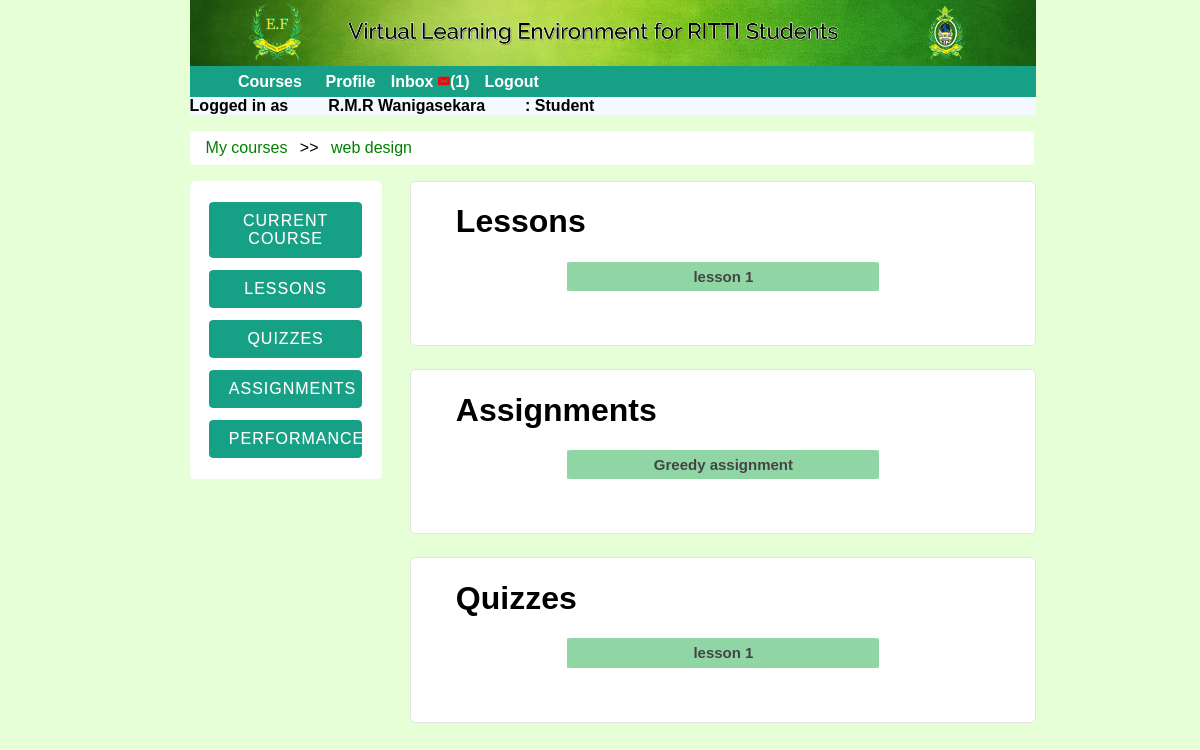
Screenshot of /student/course.php?courseIDpass=1&batch_No=45 (signed in) with the database file from the repository.
### tables this page shows
CREATE TABLE IF NOT EXISTS `module` (
  `module_Id` int(11) NOT NULL AUTO_INCREMENT,
  `module_Title` varchar(250) NOT NULL,
  `link` varchar(500) NOT NULL,
  `body` varchar(2000) NOT NULL,
  `course_Id` int(11) NOT NULL,
  UNIQUE KEY `module_Id` (`module_Id`)
);

CREATE TABLE IF NOT EXISTS `give_assignment` (
  `assignment_Id` varchar(767) NOT NULL,
  `user_Id` varchar(11) NOT NULL,
  `course_Id` int(11) NOT NULL,
  `batch_No` varchar(11) NOT NULL,
  `published` tinyint(1) NOT NULL,
  `deadline` datetime NOT NULL,
  PRIMARY KEY (`assignment_Id`,`user_Id`,`course_Id`,`batch_No`)
);

### student/mainmodule.php (the view, shortened to what this page needs)
<link rel="stylesheet" type="text/css" href="../stylesheet.css">
<h1>&nbsp&nbsp&nbsp&nbsp&nbspLessons</h1>
<div id="content-list">
<?php
include '../db.php';
$courseforAssignment=$_SESSION['Course_ID'];
$batch_No=$_SESSION['batch_No'];
$sql = "SELECT module_Id,published FROM follow_module WHERE course_Id='$courseforAssignment' AND batch_No='$batch_No' AND published!='0'";
$result = $conn->query($sql);
if ($result->num_rows > 0) {
  while($row= $result->fetch_assoc() ) {
    $mo_ID=$row['module_Id'];
    $sql2 = "SELECT module_Title FROM module WHERE module_Id='$mo_ID'";
    $result2 = $conn->query($sql2);
      if ($result2->num_rows > 0) {
        ?>
        <?php
        while($row2= $result2->fetch_assoc() ) {
          ?>
            <li><a href= "student_Module/moduleviewmain.php?moduleID=<?php echo $mo_ID; ?> " target="_parent" > <?php echo $row2['module_Title'] ;?></a></li>
            <br>
          <?php
        }
        ?>
        <?php
      }
    }
  }else{
    ?>
      <h3 style="margin-left:20%; color:red; "> <?php echo"No Lessons published";?></h3><br>
    <?php
  }
?>
</div>
<br>
<br>

### student/mainassignment.php (shortened to what this page needs)
<link rel="stylesheet" type="text/css" href="../stylesheet.css">
<h1>&nbsp&nbsp&nbsp&nbsp&nbspAssignments</h1>
<div id="content-list">
<?php
include '../db.php';
$courseforAssignment=$_SESSION['Course_ID'];
$batch_No=$_SESSION['batch_No'];
$sql = "SELECT assignment_Id FROM give_assignment WHERE course_Id='$courseforAssignment;' AND batch_No='$batch_No' AND published!='0'";
$result = $conn->query($sql);
if ($result->num_rows > 0) {
  while($row= $result->fetch_assoc() ) {
    $assignment_IDfordefault=$row['assignment_Id'];
    $sql2 = "SELECT assignment_title FROM assignment WHERE assignment_Id ='$assignment_IDfordefault' ";
    $result2 = $conn->query($sql2);
    if ($result2->num_rows > 0) {
    ?>
      <?php
      while($row2= $result2->fetch_assoc() ) {
      ?>
        <li id="assignmentname"><a href= "student_Assignment/assignmentviewmain.php?asid=<?php echo $assignment_IDfordefault; ?> " target="_parent" ><?php echo $row2['assignment_title'] ;?></a></li>
        <br>
        <?php
      }
      ?>
      <?php
    }
  }
}else{
  ?>
  <h3 style="margin-left:20%; color:red; "><?php echo"No assignments published";?></h3><br>
  <?php
}
?>
</div>
<br>
<br>

### student/quizmain.php (shortened to what this page needs)
<link rel="stylesheet" type="text/css" href="../stylesheet.css">
<div id="content-list">
<h1>&nbsp&nbsp&nbsp&nbsp&nbspQuizzes</h1>
<?php
include '../db.php';
$courseforAssignment=$_SESSION['Course_ID'];
$batch_No=$_SESSION['batch_No'];
$sql = "SELECT module_Id,published FROM follow_module WHERE course_Id='$courseforAssignment' AND batch_No='$batch_No' AND published!='0'";
$result = $conn->query($sql);
if ($result->num_rows > 0) {
  while($row= $result->fetch_assoc() ) {
    $mo_ID=$row['module_Id'];
    $sql2 = "SELECT module_Title FROM module WHERE module_Id='$mo_ID'";
    $result2 = $conn->query($sql2);
      if ($result2->num_rows > 0) {
        ?>
        <?php
        while($row2= $result2->fetch_assoc() ) {
          ?>
            <li><a  href= "student_Quiz/qlist.php?modID=<?php echo $mo_ID ?>" target="_parent" > <?php echo $row2['module_Title'] ;?></a></li>
            <br>
          <?php
        }
        ?>
        <?php
      }
    }
  }else{
    ?>
      <h3 style="margin-left:20%; color:red; "> <?php echo"No Quizzes published";?></h3><br>
    <?php
  }
?>
</div>
<br>
<br>

### stylesheet.css (style rules this page uses)
body { font-family: "calibri", sans-serif; background-color: #e6ffd7; padding: 0; margin: 0; background-repeat: repeat; }
a { text-decoration: none; color: #898453 }
li { list-style-type: none; }
#content-list li { list-style:none; margin-left: 25%; width: 50%; counter-reset: li; list-style: none; font-size: 15px; }
#content-list li a { font-weight: bold; padding: 2% 0% 2% 0%; display: inline-block; width: 100%; position: relative; background: #90d6a5; color: #444; text-decoration: none; transition: all .2s ease-in-out; border-radius: 2%; text-align: center; }
#content-list li a:before { text-align: center; }

### rows the page displays
module: module_Title "lesson 1"
give_assignment: assignment_title "Greedy assignment"

### other values shown
$size "1"
$name "R.M.R Wanigasekara"
$cname "web design"
